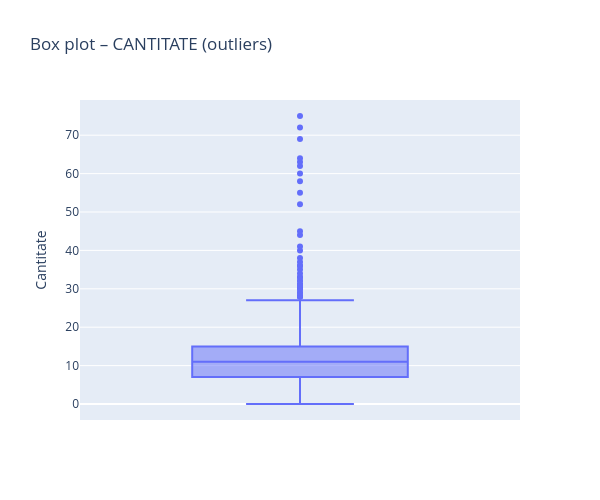

The notebook cell saved with this chart:
### Code cell
fig = px.box(
    df,
    y="CANTITATE",
    points="outliers",  # afișează DOAR outliers
    title="Box plot – CANTITATE (outliers)"
)

fig.update_layout(
    width=600,
    height=500,
    yaxis_title="Cantitate"
)

fig.show()

### Figure 1 — Plotly figure (JSON) as saved in the notebook; plotly's stock layout.template omitted (floating-point values rounded to 4 significant figures; data arrays with more than 128 entries replaced by an {"elided": "..."} marker saying what was removed)
{"data": [{"alignmentgroup": "True", "boxpoints": "outliers", "hovertemplate": "CANTITATE=%{y}<extra></extra>", "legendgroup": "", "marker": {"color": "#636efa"}, "name": "", "notched": false, "offsetgroup": "", "orientation": "v", "showlegend": false, "type": "box", "x0": " ", "xaxis": "x", "y": {"elided": "735 int values"}, "y0": " ", "yaxis": "y"}], "layout": {"boxmode": "group", "height": 500, "legend": {"tracegroupgap": 0}, "title": {"text": "Box plot – CANTITATE (outliers)"}, "width": 600, "xaxis": {"anchor": "y", "domain": [0, 1]}, "yaxis": {"anchor": "x", "domain": [0, 1], "title": {"text": "Cantitate"}}}}
